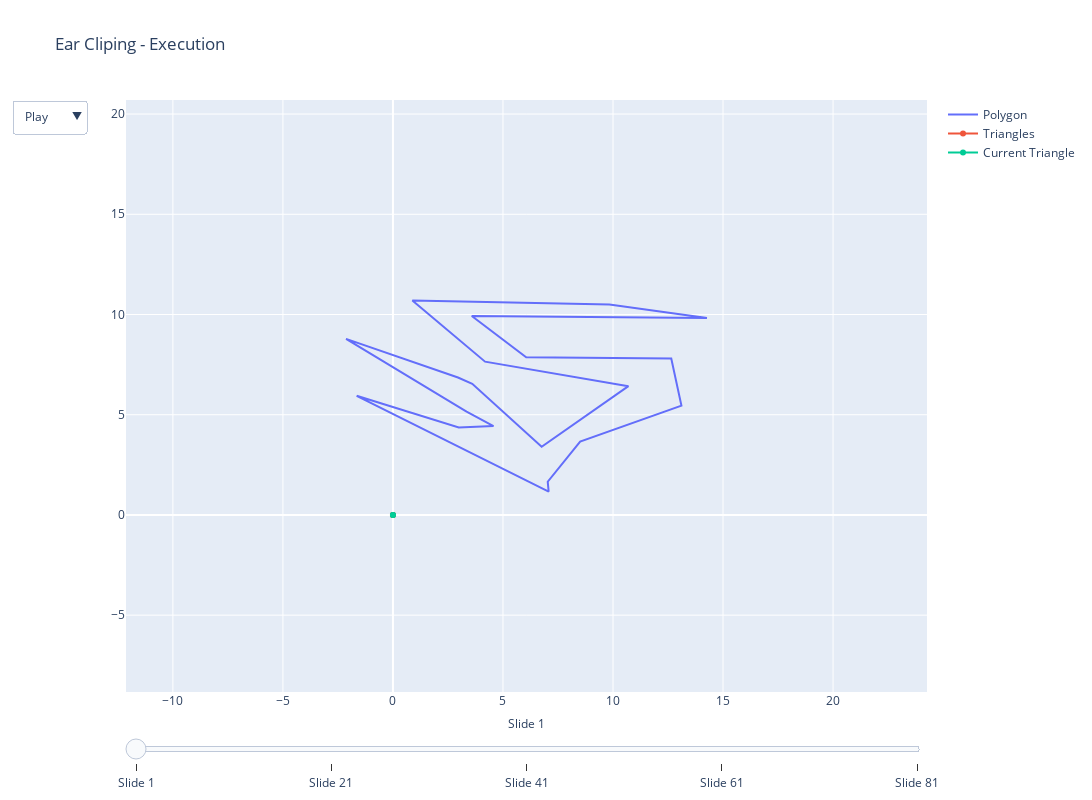

Write notebook code for a chart like this one.
### Code cell
triangles = []
triangles_index = []
# Queremos também além dos pontos qual o index respectivo dos mesmos
polygon = coordinates[::-1] if is_clock_wise(coordinates) else coordinates[:]
polygon = [(p, i) for i, p in enumerate(polygon)]

frames = []

n_frames = 0

triangles_plot_x = [[]]
triangles_plot_y = [[]]

while len(polygon) > 3:
  t, t_index, crr_frames, n_frames = get_unique_ear(polygon, n_frames)
  if t == []: break

  frames += crr_frames

  frame = go.Frame(data=
      [
          go.Scatter(
              x=[point[0] for point in coordinates] + [coordinates[0][0]],
              y=[point[1] for point in coordinates] + [coordinates[0][1]],
              name="Polygon"
            ),
          go.Scatter(
              x=np.concatenate(triangles_plot_x).tolist(),
              y=np.concatenate(triangles_plot_y).tolist(),
              name="Triangles",
              fill="toself",
              fillcolor="rgba(255, 0, 0, 0.5)"
          ),
          go.Scatter(
            x=[point[0] for point in t] + [t[0][0]],
            y=[point[1] for point in t] + [t[0][1]],
            fill="toself",
            name="Current Triangle",
            line=dict(color="rgba(0, 255, 0, 1)"),
            fillcolor="rgba(0, 255, 0, 0.5)"
          )
      ],
      name=f"frame_{n_frames}"
  )
  n_frames += 1

  triangles.append(t)
  frames.append(frame)
  triangles_index.append(t_index)
  triangles_plot_x.append([p[0] for p in t] + [t[0][0]] + [None])
  triangles_plot_y.append([p[1] for p in t] + [t[0][1]] + [None])


t, t_index, _, n_frames = get_unique_ear(polygon, n_frames)

frames.append(
    go.Frame(data=
      [
          go.Scatter(
              x=[point[0] for point in coordinates] + [coordinates[0][0]],
              y=[point[1] for point in coordinates] + [coordinates[0][1]],
              name="Polygon"
            ),
          go.Scatter(
              x=np.concatenate(triangles_plot_x).tolist(),
              y=np.concatenate(triangles_plot_y).tolist(),
              name="Triangles"
          ),
          go.Scatter(
            x=[point[0] for point in t] + [t[0][0]],
            y=[point[1] for point in t] + [t[0][1]],
            fill="toself",
            name="Current Triangle",
            line=dict(color="rgba(0, 255, 0, 1)"),
            fillcolor="rgba(0, 255, 0, 0.5)"
          )
      ],
      name=f"frame_{n_frames}"
  )
)

triangles.append(t)
triangles_index.append(t_index)

fig = go.Figure(
    data=[
        go.Scatter(
              x=[point[0] for point in coordinates] + [coordinates[0][0]],
              y=[point[1] for point in coordinates] + [coordinates[0][1]],
              name="Polygon"
            ),
        go.Scatter(x=[0, 0], y=[0, 0], name="Triangles"),
        go.Scatter(x=[0, 0], y=[0, 0], name="Current Triangle")
    ],
    layout=go.Layout(
        xaxis=dict(range=[min(X)-10, max(X)+10], autorange=False),
        yaxis=dict(range=[min(Y)-10, max(Y)+10], autorange=False),
        title="Ear Cliping - Execution",
        updatemenus = [dict(
          buttons = [
              dict(
                  args = [None, {"frame": {"duration": 1000/len(coordinates), "redraw": True},
                                  "fromcurrent": True}],
                  label = "Play",
                  method = "animate"
                  ),
              dict(
                  args = [[None], {"frame": {"duration": 0, "redraw": False},
                                    "mode": "immediate",
                                    "transition": {"duration": 0}}],
                  label = "Pause",
                  method = "animate"
                  ),
              dict(
                label="Slow",
                method="animate",
                args=[
                    None,
                    dict(frame=dict(duration=500, redraw=True), fromcurrent=True, transition=dict(duration=0))
                ],
                execute=None
            )
          ],
      )]
    ),
    frames=frames,
)

sliders = [dict(steps=[dict(method='animate',
                              args= [[f'frame_{k}'],
                              dict(mode= 'immediate',
                                   frame= dict(duration=2000/len(coordinates), redraw=True),
                                   transition=dict(duration= 0))
                                 ],
                              label=f'Slide {k+1}'
                             ) for k in range(0, len(frames), 20)],
                active=0,
                transition= dict(duration=0),
                currentvalue=dict(font=dict(size=12),
                                  visible=True,
                                  xanchor= 'center'
                                 ),
                len=1.0)
           ]

fig.update_layout(width=1200, height=800, sliders=sliders)

fig.show()

### Figure 1 — Plotly figure (JSON) as saved in the notebook; plotly's stock layout.template omitted (floating-point values rounded to 4 significant figures)
{"data": [{"name": "Polygon", "type": "scatter", "x": [3.345, 4.57, 2.991, -1.649, 7.076, 7.034, 8.507, 13.11, 12.65, 6.055, 3.582, 14.27, 9.838, 0.8828, 4.186, 10.7, 6.758, 3.605, 2.955, -2.131, 3.345], "y": [5.152, 4.434, 4.359, 5.945, 1.166, 1.657, 3.655, 5.455, 7.803, 7.866, 9.926, 9.826, 10.5, 10.7, 7.648, 6.424, 3.402, 6.543, 6.858, 8.785, 5.152]}, {"name": "Triangles", "type": "scatter", "x": [0, 0], "y": [0, 0]}, {"name": "Current Triangle", "type": "scatter", "x": [0, 0], "y": [0, 0]}], "layout": {"height": 800, "sliders": [{"active": 0, "currentvalue": {"font": {"size": 12}, "visible": true, "xanchor": "center"}, "len": 1, "steps": [{"args": [["frame_0"], {"frame": {"duration": 100, "redraw": true}, "mode": "immediate", "transition": {"duration": 0}}], "label": "Slide 1", "method": "animate"}, {"args": [["frame_20"], {"frame": {"duration": 100, "redraw": true}, "mode": "immediate", "transition": {"duration": 0}}], "label": "Slide 21", "method": "animate"}, {"args": [["frame_40"], {"frame": {"duration": 100, "redraw": true}, "mode": "immediate", "transition": {"duration": 0}}], "label": "Slide 41", "method": "animate"}, {"args": [["frame_60"], {"frame": {"duration": 100, "redraw": true}, "mode": "immediate", "transition": {"duration": 0}}], "label": "Slide 61", "method": "animate"}, {"args": [["frame_80"], {"frame": {"duration": 100, "redraw": true}, "mode": "immediate", "transition": {"duration": 0}}], "label": "Slide 81", "method": "animate"}], "transition": {"duration": 0}}], "title": {"text": "Ear Cliping - Execution"}, "updatemenus": [{"buttons": [{"args": [null, {"frame": {"duration": 50, "redraw": true}, "fromcurrent": true}], "label": "Play", "method": "animate"}, {"args": [[null], {"frame": {"duration": 0, "redraw": false}, "mode": "immediate", "transition": {"duration": 0}}], "label": "Pause", "method": "animate"}, {"args": [null, {"frame": {"duration": 500, "redraw": true}, "fromcurrent": true, "transition": {"duration": 0}}], "label": "Slow", "method": "animate"}]}], "width": 1200, "xaxis": {"autorange": false, "range": [-12.13, 24.27]}, "yaxis": {"autorange": false, "range": [-8.834, 20.7]}}}
